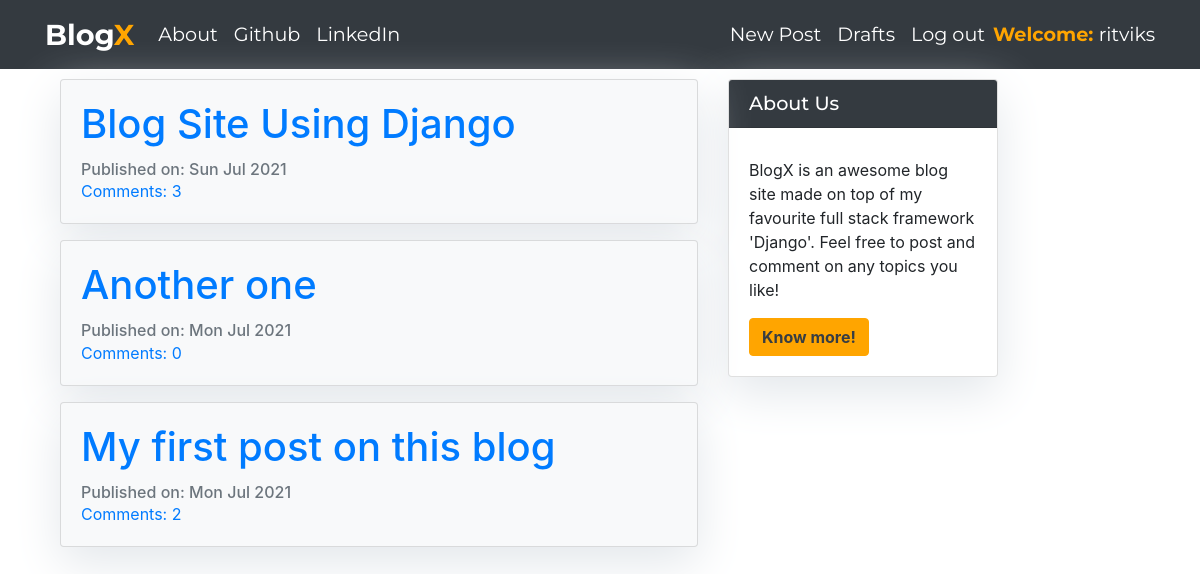
The page / (signed in) on the database its author committed.
### blog/models.py (models this page shows, shortened)
class Post(models.Model):
    author = models.ForeignKey('auth.User',on_delete=models.CASCADE)
    title = models.CharField(max_length=200)
    text = RichTextField(blank=True,null=True)
    created_date = models.DateTimeField(default=timezone.now)
    published_date = models.DateTimeField(blank=True, null=True)
    def approve_comments(self):
        return self.comments.filter(approved_comment=True)

### blog/views.py (the view)
# urls.py: path('',views.PostListView.as_view(),name='post_list'),
class PostListView(ListView):
    model = Post
    def get_queryset(self):
        return Post.objects.filter(published_date__lte=timezone.now()).order_by('-published_date')

### blog/templates/blog/post_list.html
{% extends 'blog/base.html' %}
{% block content %}
<div class="centerstage">
    {% for post in post_list %}
        <div class="post">
          <div class="zoom">
            <div class="card bg-light mb-3">
              <div class="card-body">
                <h1 class="card-title"><a href="{% url 'post_detail' pk=post.pk %}">{{ post.title }}</a></h1>
                <div class="date">
                  <p class="card-text text-muted h6">Published on: {{ post.published_date|date:"D M Y"}}</p>
                </div>
                <a href="{% url 'post_detail' pk=post.pk %}">Comments: {{ post.approve_comments.count }}</a>
              </div>
            </div>
          </div>
        </div>
    {% endfor %}
</div>
{% endblock %}

### blog/templates/blog/base.html (shortened to what this page needs)
<!DOCTYPE html>
{% load static %}
<html>
  <head>
    <link rel="stylesheet" href="https://stackpath.bootstrapcdn.com/bootstrap/4.1.3/css/bootstrap.min.css"
>
    <link href="https://maxcdn.bootstrapcdn.com/font-awesome/4.7.0/css/font-awesome.min.css" rel="stylesheet">
    <link rel="stylesheet" href="{% static 'css1/blog1.css' %}">
  </head>
  <body class='loader'>
    <nav class="navbar navbar-expand-lg bg-dark techfont">
      <div class="container">
        <div class="navbar-nav align-items-center">
          <a class="navbar-brand bigbrand" href="{% url 'post_list' %}"><b>Blog<span style='color:orange'>X</span>
          </b></a>
          <a class="nav-item nav-link changeit" href="{% url 'about' %}">About</a>
          <a class="nav-item nav-link changeit" href="https://www.github.com">Github</a>
          <a class="nav-item nav-link changeit" href="https://www.linkedin.com">LinkedIn</a>
        </div>
        <div class="navbar-nav align-items-center ml-auto">
          {% if user.is_authenticated %}
            <a class="nav-item nav-link changeit" href="{% url 'post_new' %}">New Post</a>
            <a class="nav-item nav-link changeit" href="{% url 'post_draft_list' %}">Drafts</a>
            <a class="nav-item nav-link changeit" href="{% url 'logout' %}">Log out</a>
            <a><span style='color:orange'><b>Welcome: </b></span>{{ user.username }}</a>
          {% else %}
            <a class="nav-item nav-link changeit" href="{% url 'login' %}" aria-label="Login">
              <span class="fa fa-user" style="color:orange" aria-hidden="true"></span></a>
          {% endif %}
        </div>
      </div>
    </nav>
{% block right_panel %}
  <div class="col-md-3 float-right side">
    <div class="card">
      <h5 class="card-header bg-dark techfont">About Us</h5>
        <div class="card-body">
          <p class="card-text">BlogX is an awesome blog site made on top of my favourite full stack framework 'Django'.
                               Feel free to post and comment on any topics you like!</p>
          <a href="https://docs.djangoproject.com/en/3.2/" class="btn btn-danger"><span style='color:#373d43'><b>Know more!</b></span></a>
        </div>
      </div>
    </div>
{% endblock %}
      <div class="content container">
        <div class="row">
          <div class="col-md-12">
            <div class="blog_posts">
              {% block content %}
              {% endblock %}
            </div>
          </div>
        </div>
      </div>
    </body>
</html>

### blog/static/css1/blog1.css (style rules this page uses)
.techfont { font-family: 'Montserrat', sans-serif; font-size: 1.2em; margin-bottom: 10px; color: white; }
.centerstage { margin-left: auto; margin-right: auto; }
.bigbrand { font-size: 1.5em; color: white; }
.zoom { transition: transform .2s; }
.changeit { color:white; }
.card { box-shadow: 0 16px 48px #E3E7EB; }
.side { margin-right: 187px; }
.btn-danger { background: orange !important; border-color: orange !important; }

### rows shown on the page
Post: title "Blog Site Using Django", published_date "Sun Jul 2021", approve_comments.count "3"
Post: title "Another one", published_date "Mon Jul 2021", approve_comments.count "0"
Post: title "My first post on this blog", published_date "Mon Jul 2021", approve_comments.count "2"

### other values the page prints
{{ user.username }} "ritviks"
